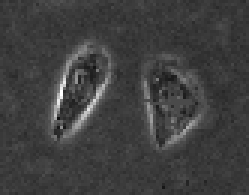
%> input picture 数字图像分析/work1/CV code_Sample/twocells.bmp, 83 x 65 px (shown 3 times larger)
$ octave Test_demo.m   (GNU Octave 9; MATLAB toolbox functions it lacks are replaced by stand-ins)
%> lines starting %> are read from the running program, lines starting %| are printed output that depends on the picture
### 数字图像分析/work1/CV code_Sample/plotLevelSet.m
function [c,h]=plotLevelSet(u,zLevel, style)
%   plotLevelSet(u,zLevel, style) plot the level contour of function u at
%   the zLevel.
%   created on 04/26/2004
%   author: Chunming Li
%   email: li_chunming@hotmail.com
%   Copyright (c) 2004-2006 by Chunming Li
% hold on;
[c,h] = contour(u,[zLevel zLevel],style);
% hold off;

### 数字图像分析/work1/CV code_Sample/BoundMirrorExpand.m
function B = BoundMirrorExpand(A)

[m,n] = size(A);
yi = 2:m+1;
xi = 2:n+1;
B = zeros(m+2,n+2);
B(yi,xi) = A;
B([1 m+2],[1 n+2]) = B([3 m],[3 n]);  % mirror corners
B([1 m+2],xi) = B([3 m],xi);          % mirror left and right boundary
B(yi,[1 n+2]) = B(yi,[3 n]);          % mirror top and bottom boundary

### 数字图像分析/work1/CV code_Sample/evolution_cv.m
function phi = EVOLUTION_CV(I, phi0, mu, nu, lambda_1, lambda_2, delta_t, epsilon, numIter);
%   evolution_withoutedge(I, phi0, mu, nu, lambda_1, lambda_2, delta_t, delta_h, epsilon, numIter);
%   input:
%       I: input image
%       phi0: level set function to be updated
%       mu: weight for length term
%       nu: weight for area term, default value 0
%       lambda_1:  weight for c1 fitting term
%       lambda_2:  weight for c2 fitting term
%       delta_t: time step
%       epsilon: parameter for computing smooth Heaviside and dirac function
%       numIter: number of iterations
%   output:
%       phi: updated level set function
%
%   created on 04/26/2004
%   author: Chunming Li
%   email: li_chunming@hotmail.com
%   Copyright (c) 2004-2006 by Chunming Li


I = BoundMirrorExpand(I); % 镜像边缘延拓 扩大一圈，将边界扩大
phi = BoundMirrorExpand(phi0);

for k = 1 : numIter
    phi = BoundMirrorEnsure(phi);
    delta_h = Delta(phi,epsilon);
    Curv = curvature(phi);
    [C1,C2] = binaryfit(phi,I,epsilon);

    % updating the phi function
    phi=phi+delta_t*delta_h.*(mu*Curv-nu-lambda_1*(I-C1).^2+lambda_2*(I-C2).^2);
end
phi = BoundMirrorShrink(phi); % 去掉延拓的边缘

### 数字图像分析/work1/CV code_Sample/BoundMirrorShrink.m
function B = BoundMirrorShrink(A)
[m,n] = size(A);
yi = 2:m-1;
xi = 2:n-1;
B = A(yi,xi);

### 数字图像分析/work1/CV code_Sample/sdf2circle.m
function f = sdf2circle(nrow,ncol, ic,jc,r)
%   sdf2circle(nrow,ncol, ic,jc,r) computes the signed distance to a circle
%   input:
%       nrow: number of rows
%       ncol: number of columns
%       (ic,jc): center of the circle
%       r: radius of the circle
%   output:
%       f: signed distance to the circle
%
%   created on 04/26/2004
%   author: Chunming Li
%   email: li_chunming@hotmail.com
%   Copyright (c) 2004-2006 by Chunming Li


[X,Y] = meshgrid(1:ncol, 1:nrow);

f = sqrt((X-jc).^2+(Y-ic).^2)-r;

%f=sdf2circle(100,50,51,25,10);figure;imagesc(f)

### 数字图像分析/work1/CV code_Sample/Test_demo.m
%   Matlad code implementing Chan-Vese model in the paper 'Active Contours Without Edges'
%   This method works well for bimodal images, for example the image 'three.bmp'


clear;
close all;
clc;

% Img=imread('three.bmp');     % example that CV model works well
% Img=imread('vessel.bmp');    % example that CV model does NOT work well
Img=imread('twoCells.bmp');  % example that CV model does NOT work well
%> Img is the input picture: size 65x83x3 uint8; min 15, max 255, mean 63.2
U=Img(:,:,1);

% get the size
[nrow,ncol] =size(U);
%> nrow = 65; ncol = 83

ic=nrow/2;
%> ic = 32.5
jc=ncol/2;
%> jc = 41.5
r=20;
phi_0 = sdf2circle(nrow,ncol,ic,jc,r);
figure; mesh(phi_0); title('Signed Distance Function')
%> after `title('Signed Distance Function')`:
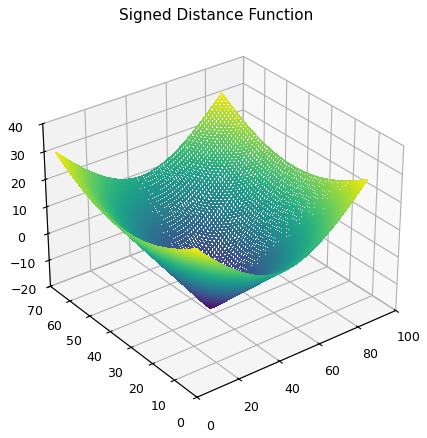
%> figure redrawn from the program's plot data

delta_t = 0.1;
lambda_1=1;
lambda_2=1;
nu=0;
h = 1;
epsilon=1;
mu = 0.01*255*255;

I=double(U);
% iteration should begin from here
phi=phi_0;
figure(2);
imagesc(uint8(I));
colormap(gray)
hold on;
plotLevelSet(phi,0,'r');

numIter = 1;
for k=1:50,
    phi = evolution_cv(I, phi, mu, nu, lambda_1, lambda_2, delta_t, epsilon, numIter);   % update level set function
    if mod(k,2)==0
        pause(.5);
        title(sprintf('Itertion times: %d', k));
        imagesc(uint8(I));colormap(gray)
        figure(2); hold on;
        plotLevelSet(phi,0,'r');
    end
end;
%> this loop made 50 passes
%> h in plotLevelSet on passes 2, 4, 6, 8, 10, 12, 14, 16, 18, 20, 22, 24: -82.23, -94.68, -114.2, -138, -161.2, -184.3, -204.9, -226.9, -246.7, -274.3, -297.9, -323.4
%> pass 1, in EVOLUTION_CV, `I = BoundMirrorExpand(I);`:
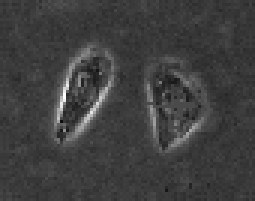
%> I: size 67x85 double (shown 3 times larger); min 15, max 255, mean 63
%> pass 1, `phi = evolution_cv(I, phi, mu, nu, lambda_1, lambda_2, delta_t, epsilo..`:
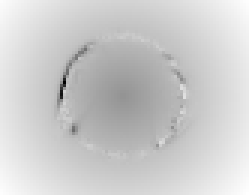
%> phi: size 65x83 double (shown 3 times larger); min -91.67, max 32.68, mean 8.2; drawn with min black and max white
%> after the loop:
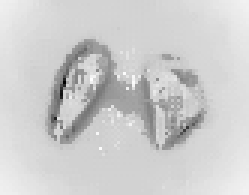
%> phi: size 65x83 double (shown 3 times larger); min -93.04, max 39.06, mean 13.6; drawn with min black and max white
%> after the loop:
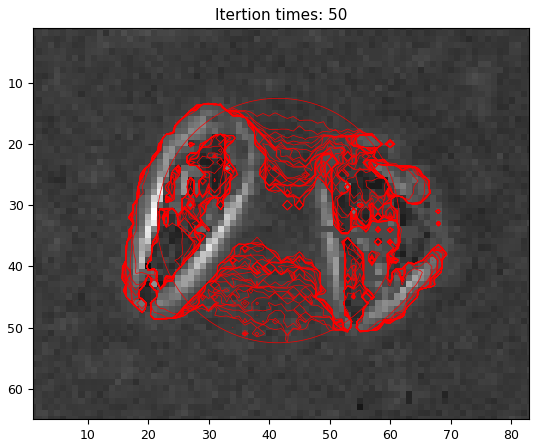
%> figure redrawn from the program's plot data
